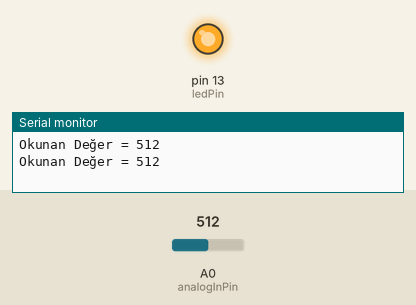
This sketch was run on a simulated Arduino Uno, built with avr-gcc and run on an emulated ATmega328P. Shown: output pins drawn as LEDs (lit = HIGH), the last lines printed to the serial monitor. Inputs (shaded band) come from the test bench; at power-on: A0 (analogInPin) = 512.

Above: at 1.5 s.
1.6 s: A0 (analogInPin) set to 157
3.4 s: A0 (analogInPin) set to 142
At 4.7 s:
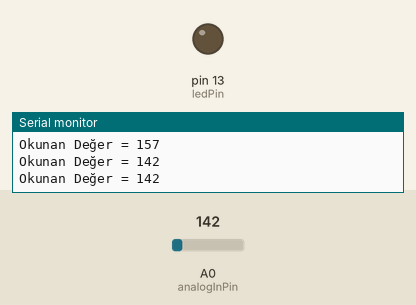
5.2 s: A0 (analogInPin) set to 160
At 5.9 s:
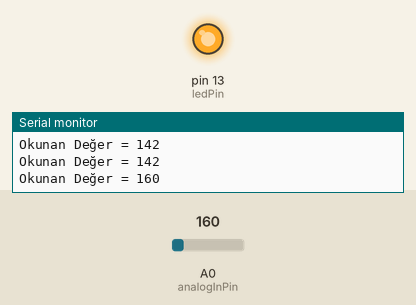
6.7 s: A0 (analogInPin) set to 140
At 7.1 s:
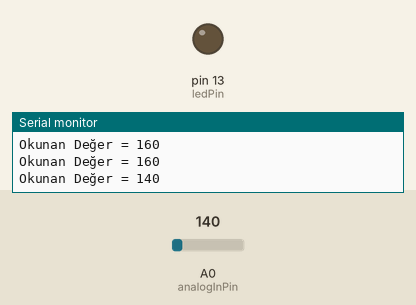
Timing chart, 0 to 9.2 s (numbered marks = the images above; inputs shaded):
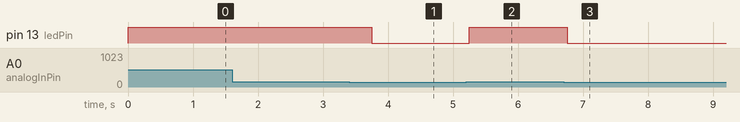

Measured:
- the behaviour switches between 150 and 149 on A0 (analogInPin) (found by bisection; images 0 and 1)
- after the input at 3.4 s, pin 13 (ledPin): HIGH → LOW after 0.35 s
- after the input at 5.2 s, pin 13 (ledPin): LOW → HIGH after 0.05 s
- after the input at 6.7 s, pin 13 (ledPin): HIGH → LOW after 0.05 s

The sketch:

Ek-3_MQ135_KODLARI.ino
```cpp
const int analogInPin = A0;
const int ledPin = 13;

int veri = 0;
void setup() {
  Serial.begin(9600);
  pinMode(ledPin, OUTPUT);
}
void loop() {
  veri = analogRead(analogInPin);
    if (veri >= 150)
  {    digitalWrite(ledPin, HIGH);}
  else
  {  digitalWrite(ledPin, LOW);}

  Serial.print("Okunan Değer = " );
  Serial.println(veri);
  delay(750);
}
```
